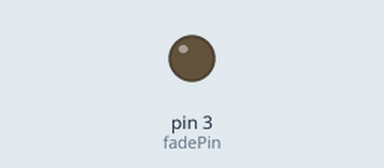
The sketch below on a simulated Arduino Uno, built with avr-gcc and run on an emulated ATmega328P. Parts: output pins drawn as LEDs (lit = HIGH).

Above: at 0.05 s.
At 0.6 s:
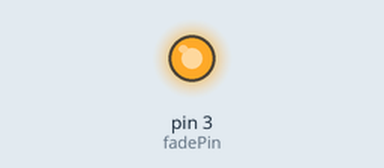
Timing chart, 0 to 3.0 s (numbered marks = the images above):
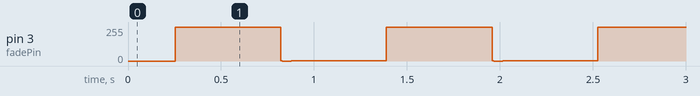

Measured:
- by itself, pin 3 (fadePin): repeats every 1.1 s: 255/255 0.05 s, 254/255 0.51 s, 1/255 0.01 s, 0/255 0.05 s, 1/255 0.51 s, 254/255 0.01 s

The sketch:

led_test.ino
```cpp
#define fadePin 3

void setup(){
  pinMode(fadePin, OUTPUT);
  analogWrite(fadePin, 0);
}

void loop(){
//analogWrite(fadePin, 150);
  for(int i = 0; i<360; i++){
    //convert 0-360 angle to radian (needed for sin function)
    float rad = DEG_TO_RAD * i; //calculate sin of angle as number between 0 and 255
    int sinOut = constrain((sin(rad) * 128) + 128, 0, 255);
    analogWrite(fadePin, sinOut);
    delay(3);
  }
}
```
